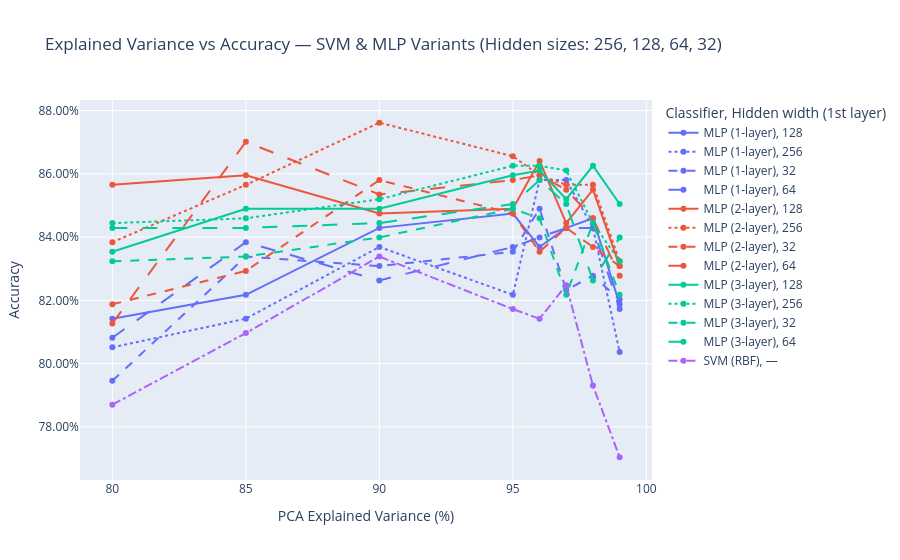

The notebook cell saved with this chart:
### Markdown cell above
**However to compare performance on different combinations of extracted features and type of classification model used we need to create more pca objects**

### Code cell
# === PCA EV sweep with fixed nb_hidden {256,128,64,32} + loops.train/test + Plotly ===
torch.manual_seed(42)
np.random.seed(42)
import numpy as np
import pandas as pd
from sklearn.model_selection import train_test_split
from sklearn.preprocessing import StandardScaler
from sklearn.metrics import accuracy_score
from sklearn.svm import SVC
import torch
from torch.utils.data import DataLoader, Subset
import plotly.express as px
from IPython.display import display
import os


explained_variances = [0.80, 0.85, 0.90, 0.95, 0.96, 0.97, 0.98, 0.99]
hidden_grid = [256, 128, 64, 32]        #fixed hidden sizes
batch_size = 32
epochs = 20
model_dir = "./final_model_paths"
os.makedirs(model_dir, exist_ok=True)

y_all = P1_df_Y.squeeze().astype(int).values
idx_all = np.arange(len(y_all))
train_idx, test_idx = train_test_split(idx_all, test_size=0.2, random_state=42, stratify=y_all)

results = []

device_str = "cuda" if torch.cuda.is_available() else ("mps" if torch.backends.mps.is_available() else "cpu")

def get_input_dim(X: np.ndarray) -> int:
    # Scalar feature count even if features are not strictly 2D
    return int(np.prod(X.shape[1:]))

for ev in explained_variances:
    #PCA features via Extract_Features
    P1_PCA = Extract_Features(P1_df_X, P1_df_Y, feature="pca", explained_variance=ev)

    # Torch datasets for loops
    full_ds = P1_PCA
    train_ds = Subset(full_ds, train_idx.tolist())
    test_ds  = Subset(full_ds,  test_idx.tolist())

    train_loader = DataLoader(train_ds, batch_size=batch_size, shuffle=True,  drop_last=False)
    test_loader  = DataLoader(test_ds,  batch_size=batch_size, shuffle=False, drop_last=False)

    # Numpy arrays for SVM + meta
    X = P1_PCA.get_samples()
    y = P1_PCA.get_labels().squeeze().astype(int)
    X_train, X_test = X[train_idx], X[test_idx]
    y_train, y_test = y[train_idx], y[test_idx]

    input_dim = get_input_dim(X_train)
    num_classes = int(np.unique(y_all).size)

    #SVM baseline (no hidden layers)
    scaler = StandardScaler()
    X_train_s = scaler.fit_transform(X_train)
    X_test_s  = scaler.transform(X_test)

    svm = SVC(kernel="rbf", C=100, gamma="scale", random_state=42)
    svm.fit(X_train_s, y_train)
    svm_acc = accuracy_score(y_test, svm.predict(X_test_s))
    results.append({
        "explained_variance": int(ev * 100),
        "model": "SVM (RBF)",
        "nb_hidden": "—",
        "accuracy": svm_acc,
        "input_dim": input_dim,
        "hidden_layers": "—"
    })

    #MLP variants over fixed hidden sizes
    for h in hidden_grid:
        common_kwargs = {
            "nb_hidden": int(h),
            "input_dim": int(input_dim),
            "output_dim": int(num_classes),
            "dropout_rate": 0.2
        }

        mlp_runs = [
            ("MLP",         "MLP (1-layer)", "mlp1", [h]),
            ("MLP_2_layer", "MLP (2-layer)", "mlp2", [h, h // 2]),
            ("MLP_3_layer", "MLP (3-layer)", "mlp3", [h, h // 2, h // 4]),
        ]

        for ctor_name, pretty, tag, hidden_list in mlp_runs:
            model_ctor = globals().get(ctor_name, getattr(classify, ctor_name))
            model = model_ctor(**common_kwargs)

            model_path = os.path.join(model_dir, f"{tag}_ev{int(ev*100)}_h{h}_P1.pth")

            # Train
            loops.train(
                model=model,
                model_path=model_path,
                train_loader=train_loader,
                val=False,
                val_loader=None,
                batch_size=batch_size,
                lr=1e-3,
                weight_decay=0,
                optim="adam",
                epochs=epochs,
            )

            # Test and get accuracy directly
            acc = loops.test(
                model=model,
                model_path=model_path,
                test_loader=test_loader,
                report=False,   # set True to see confusion matrix / report
                score=True,
                device=device_str
            )

            results.append({
                "explained_variance": int(ev * 100),
                "model": pretty,
                "nb_hidden": str(h),
                "accuracy": acc,
                "input_dim": input_dim,
                "hidden_layers": f"H={hidden_list}"
            })

# ---- Results & Plot ----
df_res = pd.DataFrame(results).sort_values(["explained_variance", "model", "nb_hidden"]).reset_index(drop=True)

# Plot: color = model, line-dash = nb_hidden (so you can see how hidden width impacts each model)
fig = px.line(
    df_res,
    x="explained_variance",
    y="accuracy",
    color="model",
    line_dash="nb_hidden",
    markers=True,
    title="Explained Variance vs Accuracy — SVM & MLP Variants (Hidden sizes: 256, 128, 64, 32)",
    labels={
        "explained_variance": "PCA Explained Variance (%)",
        "accuracy": "Accuracy",
        "model": "Classifier",
        "nb_hidden": "Hidden width (1st layer)",
    },
    hover_data={"input_dim": True, "hidden_layers": True, "accuracy": ":.4f"}
)
fig.update_layout(hovermode="x unified", yaxis_tickformat=".2%", xaxis=dict(automargin=True),
        yaxis=dict(automargin=True))
fig.show()

display(df_res)

### Figure 1 — Plotly figure (JSON) as saved in the notebook; plotly's stock layout.template omitted (floating-point values rounded to 4 significant figures)
{"data": [{"customdata": [[87, "H=[128]"], [125, "H=[128]"], [198, "H=[128]"], [396, "H=[128]"], [480, "H=[128]"], [604, "H=[128]"], [802, "H=[128]"], [1186, "H=[128]"]], "hovertemplate": "Classifier=MLP (1-layer)<br>Hidden width (1st layer)=128<br>PCA Explained Variance (%)=%{x}<br>Accuracy=%{y:.4f}<br>input_dim=%{customdata[0]}<br>hidden_layers=%{customdata[1]}<extra></extra>", "legendgroup": "MLP (1-layer), 128", "line": {"color": "#636efa", "dash": "solid"}, "marker": {"symbol": "circle"}, "mode": "lines+markers", "name": "MLP (1-layer), 128", "orientation": "v", "showlegend": true, "type": "scatter", "x": [80, 85, 90, 95, 96, 97, 98, 99], "xaxis": "x", "y": [0.8142, 0.8218, 0.8429, 0.8474, 0.8369, 0.8429, 0.8459, 0.8187], "yaxis": "y"}, {"customdata": [[87, "H=[256]"], [125, "H=[256]"], [198, "H=[256]"], [396, "H=[256]"], [480, "H=[256]"], [604, "H=[256]"], [802, "H=[256]"], [1186, "H=[256]"]], "hovertemplate": "Classifier=MLP (1-layer)<br>Hidden width (1st layer)=256<br>PCA Explained Variance (%)=%{x}<br>Accuracy=%{y:.4f}<br>input_dim=%{customdata[0]}<br>hidden_layers=%{customdata[1]}<extra></extra>", "legendgroup": "MLP (1-layer), 256", "line": {"color": "#636efa", "dash": "dot"}, "marker": {"symbol": "circle"}, "mode": "lines+markers", "name": "MLP (1-layer), 256", "orientation": "v", "showlegend": true, "type": "scatter", "x": [80, 85, 90, 95, 96, 97, 98, 99], "xaxis": "x", "y": [0.8051, 0.8142, 0.8369, 0.8218, 0.858, 0.858, 0.8429, 0.8036], "yaxis": "y"}, {"customdata": [[87, "H=[32]"], [125, "H=[32]"], [198, "H=[32]"], [396, "H=[32]"], [480, "H=[32]"], [604, "H=[32]"], [802, "H=[32]"], [1186, "H=[32]"]], "hovertemplate": "Classifier=MLP (1-layer)<br>Hidden width (1st layer)=32<br>PCA Explained Variance (%)=%{x}<br>Accuracy=%{y:.4f}<br>input_dim=%{customdata[0]}<br>hidden_layers=%{customdata[1]}<extra></extra>", "legendgroup": "MLP (1-layer), 32", "line": {"color": "#636efa", "dash": "dash"}, "marker": {"symbol": "circle"}, "mode": "lines+markers", "name": "MLP (1-layer), 32", "orientation": "v", "showlegend": true, "type": "scatter", "x": [80, 85, 90, 95, 96, 97, 98, 99], "xaxis": "x", "y": [0.7946, 0.8338, 0.8308, 0.8353, 0.8489, 0.8233, 0.8278, 0.8202], "yaxis": "y"}, {"customdata": [[87, "H=[64]"], [125, "H=[64]"], [198, "H=[64]"], [396, "H=[64]"], [480, "H=[64]"], [604, "H=[64]"], [802, "H=[64]"], [1186, "H=[64]"]], "hovertemplate": "Classifier=MLP (1-layer)<br>Hidden width (1st layer)=64<br>PCA Explained Variance (%)=%{x}<br>Accuracy=%{y:.4f}<br>input_dim=%{customdata[0]}<br>hidden_layers=%{customdata[1]}<extra></extra>", "legendgroup": "MLP (1-layer), 64", "line": {"color": "#636efa", "dash": "longdash"}, "marker": {"symbol": "circle"}, "mode": "lines+markers", "name": "MLP (1-layer), 64", "orientation": "v", "showlegend": true, "type": "scatter", "x": [80, 85, 90, 95, 96, 97, 98, 99], "xaxis": "x", "y": [0.8082, 0.8384, 0.8263, 0.8369, 0.8399, 0.8429, 0.8429, 0.8172], "yaxis": "y"}, {"customdata": [[87, "H=[128, 64]"], [125, "H=[128, 64]"], [198, "H=[128, 64]"], [396, "H=[128, 64]"], [480, "H=[128, 64]"], [604, "H=[128, 64]"], [802, "H=[128, 64]"], [1186, "H=[128, 64]"]], "hovertemplate": "Classifier=MLP (2-layer)<br>Hidden width (1st layer)=128<br>PCA Explained Variance (%)=%{x}<br>Accuracy=%{y:.4f}<br>input_dim=%{customdata[0]}<br>hidden_layers=%{customdata[1]}<extra></extra>", "legendgroup": "MLP (2-layer), 128", "line": {"color": "#EF553B", "dash": "solid"}, "marker": {"symbol": "circle"}, "mode": "lines+markers", "name": "MLP (2-layer), 128", "orientation": "v", "showlegend": true, "type": "scatter", "x": [80, 85, 90, 95, 96, 97, 98, 99], "xaxis": "x", "y": [0.8565, 0.8595, 0.8474, 0.8489, 0.864, 0.8444, 0.855, 0.8308], "yaxis": "y"}, {"customdata": [[87, "H=[256, 128]"], [125, "H=[256, 128]"], [198, "H=[256, 128]"], [396, "H=[256, 128]"], [480, "H=[256, 128]"], [604, "H=[256, 128]"], [802, "H=[256, 128]"], [1186, "H=[256, 128]"]], "hovertemplate": "Classifier=MLP (2-layer)<br>Hidden width (1st layer)=256<br>PCA Explained Variance (%)=%{x}<br>Accuracy=%{y:.4f}<br>input_dim=%{customdata[0]}<br>hidden_layers=%{customdata[1]}<extra></extra>", "legendgroup": "MLP (2-layer), 256", "line": {"color": "#EF553B", "dash": "dot"}, "marker": {"symbol": "circle"}, "mode": "lines+markers", "name": "MLP (2-layer), 256", "orientation": "v", "showlegend": true, "type": "scatter", "x": [80, 85, 90, 95, 96, 97, 98, 99], "xaxis": "x", "y": [0.8384, 0.8565, 0.8761, 0.8656, 0.8595, 0.8565, 0.8565, 0.8323], "yaxis": "y"}, {"customdata": [[87, "H=[32, 16]"], [125, "H=[32, 16]"], [198, "H=[32, 16]"], [396, "H=[32, 16]"], [480, "H=[32, 16]"], [604, "H=[32, 16]"], [802, "H=[32, 16]"], [1186, "H=[32, 16]"]], "hovertemplate": "Classifier=MLP (2-layer)<br>Hidden width (1st layer)=32<br>PCA Explained Variance (%)=%{x}<br>Accuracy=%{y:.4f}<br>input_dim=%{customdata[0]}<br>hidden_layers=%{customdata[1]}<extra></extra>", "legendgroup": "MLP (2-layer), 32", "line": {"color": "#EF553B", "dash": "dash"}, "marker": {"symbol": "circle"}, "mode": "lines+markers", "name": "MLP (2-layer), 32", "orientation": "v", "showlegend": true, "type": "scatter", "x": [80, 85, 90, 95, 96, 97, 98, 99], "xaxis": "x", "y": [0.8187, 0.8293, 0.858, 0.8474, 0.8353, 0.8429, 0.8369, 0.8308], "yaxis": "y"}, {"customdata": [[87, "H=[64, 32]"], [125, "H=[64, 32]"], [198, "H=[64, 32]"], [396, "H=[64, 32]"], [480, "H=[64, 32]"], [604, "H=[64, 32]"], [802, "H=[64, 32]"], [1186, "H=[64, 32]"]], "hovertemplate": "Classifier=MLP (2-layer)<br>Hidden width (1st layer)=64<br>PCA Explained Variance (%)=%{x}<br>Accuracy=%{y:.4f}<br>input_dim=%{customdata[0]}<br>hidden_layers=%{customdata[1]}<extra></extra>", "legendgroup": "MLP (2-layer), 64", "line": {"color": "#EF553B", "dash": "longdash"}, "marker": {"symbol": "circle"}, "mode": "lines+markers", "name": "MLP (2-layer), 64", "orientation": "v", "showlegend": true, "type": "scatter", "x": [80, 85, 90, 95, 96, 97, 98, 99], "xaxis": "x", "y": [0.8127, 0.8701, 0.8535, 0.858, 0.8595, 0.855, 0.8459, 0.8278], "yaxis": "y"}, {"customdata": [[87, "H=[128, 64, 32]"], [125, "H=[128, 64, 32]"], [198, "H=[128, 64, 32]"], [396, "H=[128, 64, 32]"], [480, "H=[128, 64, 32]"], [604, "H=[128, 64, 32]"], [802, "H=[128, 64, 32]"], [1186, "H=[128, 64, 32]"]], "hovertemplate": "Classifier=MLP (3-layer)<br>Hidden width (1st layer)=128<br>PCA Explained Variance (%)=%{x}<br>Accuracy=%{y:.4f}<br>input_dim=%{customdata[0]}<br>hidden_layers=%{customdata[1]}<extra></extra>", "legendgroup": "MLP (3-layer), 128", "line": {"color": "#00cc96", "dash": "solid"}, "marker": {"symbol": "circle"}, "mode": "lines+markers", "name": "MLP (3-layer), 128", "orientation": "v", "showlegend": true, "type": "scatter", "x": [80, 85, 90, 95, 96, 97, 98, 99], "xaxis": "x", "y": [0.8353, 0.8489, 0.8489, 0.8595, 0.861, 0.852, 0.8625, 0.8505], "yaxis": "y"}, {"customdata": [[87, "H=[256, 128, 64]"], [125, "H=[256, 128, 64]"], [198, "H=[256, 128, 64]"], [396, "H=[256, 128, 64]"], [480, "H=[256, 128, 64]"], [604, "H=[256, 128, 64]"], [802, "H=[256, 128, 64]"], [1186, "H=[256, 128, 64]"]], "hovertemplate": "Classifier=MLP (3-layer)<br>Hidden width (1st layer)=256<br>PCA Explained Variance (%)=%{x}<br>Accuracy=%{y:.4f}<br>input_dim=%{customdata[0]}<br>hidden_layers=%{customdata[1]}<extra></extra>", "legendgroup": "MLP (3-layer), 256", "line": {"color": "#00cc96", "dash": "dot"}, "marker": {"symbol": "circle"}, "mode": "lines+markers", "name": "MLP (3-layer), 256", "orientation": "v", "showlegend": true, "type": "scatter", "x": [80, 85, 90, 95, 96, 97, 98, 99], "xaxis": "x", "y": [0.8444, 0.8459, 0.852, 0.8625, 0.8625, 0.861, 0.8444, 0.8323], "yaxis": "y"}, {"customdata": [[87, "H=[32, 16, 8]"], [125, "H=[32, 16, 8]"], [198, "H=[32, 16, 8]"], [396, "H=[32, 16, 8]"], [480, "H=[32, 16, 8]"], [604, "H=[32, 16, 8]"], [802, "H=[32, 16, 8]"], [1186, "H=[32, 16, 8]"]], "hovertemplate": "Classifier=MLP (3-layer)<br>Hidden width (1st layer)=32<br>PCA Explained Variance (%)=%{x}<br>Accuracy=%{y:.4f}<br>input_dim=%{customdata[0]}<br>hidden_layers=%{customdata[1]}<extra></extra>", "legendgroup": "MLP (3-layer), 32", "line": {"color": "#00cc96", "dash": "dash"}, "marker": {"symbol": "circle"}, "mode": "lines+markers", "name": "MLP (3-layer), 32", "orientation": "v", "showlegend": true, "type": "scatter", "x": [80, 85, 90, 95, 96, 97, 98, 99], "xaxis": "x", "y": [0.8323, 0.8338, 0.8399, 0.8489, 0.8459, 0.8218, 0.8444, 0.8218], "yaxis": "y"}, {"customdata": [[87, "H=[64, 32, 16]"], [125, "H=[64, 32, 16]"], [198, "H=[64, 32, 16]"], [396, "H=[64, 32, 16]"], [480, "H=[64, 32, 16]"], [604, "H=[64, 32, 16]"], [802, "H=[64, 32, 16]"], [1186, "H=[64, 32, 16]"]], "hovertemplate": "Classifier=MLP (3-layer)<br>Hidden width (1st layer)=64<br>PCA Explained Variance (%)=%{x}<br>Accuracy=%{y:.4f}<br>input_dim=%{customdata[0]}<br>hidden_layers=%{customdata[1]}<extra></extra>", "legendgroup": "MLP (3-layer), 64", "line": {"color": "#00cc96", "dash": "longdash"}, "marker": {"symbol": "circle"}, "mode": "lines+markers", "name": "MLP (3-layer), 64", "orientation": "v", "showlegend": true, "type": "scatter", "x": [80, 85, 90, 95, 96, 97, 98, 99], "xaxis": "x", "y": [0.8429, 0.8429, 0.8444, 0.8505, 0.858, 0.8505, 0.8263, 0.8399], "yaxis": "y"}, {"customdata": [[87, "—"], [125, "—"], [198, "—"], [396, "—"], [480, "—"], [604, "—"], [802, "—"], [1186, "—"]], "hovertemplate": "Classifier=SVM (RBF)<br>Hidden width (1st layer)=—<br>PCA Explained Variance (%)=%{x}<br>Accuracy=%{y:.4f}<br>input_dim=%{customdata[0]}<br>hidden_layers=%{customdata[1]}<extra></extra>", "legendgroup": "SVM (RBF), —", "line": {"color": "#ab63fa", "dash": "dashdot"}, "marker": {"symbol": "circle"}, "mode": "lines+markers", "name": "SVM (RBF), —", "orientation": "v", "showlegend": true, "type": "scatter", "x": [80, 85, 90, 95, 96, 97, 98, 99], "xaxis": "x", "y": [0.787, 0.8097, 0.8338, 0.8172, 0.8142, 0.8248, 0.7931, 0.7704], "yaxis": "y"}], "layout": {"hovermode": "x unified", "legend": {"title": {"text": "Classifier, Hidden width (1st layer)"}, "tracegroupgap": 0}, "title": {"text": "Explained Variance vs Accuracy — SVM & MLP Variants (Hidden sizes: 256, 128, 64, 32)"}, "xaxis": {"anchor": "y", "domain": [0, 1], "dtick": 5, "title": {"text": "PCA Explained Variance (%)"}}, "yaxis": {"anchor": "x", "domain": [0, 1], "tickformat": ".2%", "title": {"text": "Accuracy"}}}}
